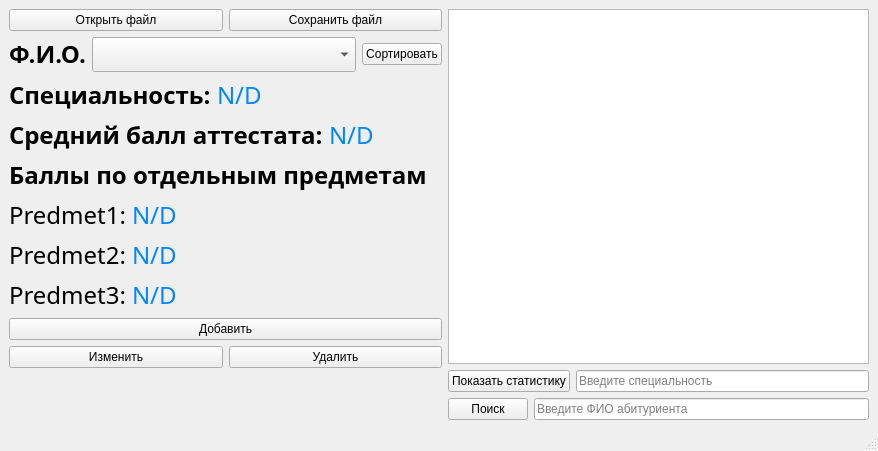
<?xml version="1.0" encoding="UTF-8"?>
<ui version="4.0">
 <class>MainWindow</class>
 <widget class="QMainWindow" name="MainWindow">
  <property name="geometry">
   <rect>
    <x>0</x>
    <y>0</y>
    <width>878</width>
    <height>451</height>
   </rect>
  </property>
  <property name="windowTitle">
   <string>MainWindow</string>
  </property>
  <widget class="QWidget" name="centralwidget">
   <layout class="QHBoxLayout" name="horizontalLayout_5">
    <item>
     <layout class="QGridLayout" name="gridLayout">
      <item row="0" column="0">
       <layout class="QVBoxLayout" name="verticalLayout_8">
        <property name="sizeConstraint">
         <enum>QLayout::SetFixedSize</enum>
        </property>
        <item>
         <layout class="QVBoxLayout" name="verticalLayout_2">
          <item>
           <layout class="QHBoxLayout" name="horizontalLayout_20">
            <item>
             <widget class="QPushButton" name="pushButton_openFile">
              <property name="enabled">
               <bool>true</bool>
              </property>
              <property name="text">
               <string>Открыть файл</string>
              </property>
             </widget>
            </item>
            <item>
             <widget class="QPushButton" name="pushButton">
              <property name="text">
               <string>Сохранить файл</string>
              </property>
             </widget>
            </item>
           </layout>
          </item>
          <item>
           <layout class="QHBoxLayout" name="horizontalLayout">
            <item>
             <widget class="QLabel" name="label">
              <property name="sizePolicy">
               <sizepolicy hsizetype="Fixed" vsizetype="Fixed">
                <horstretch>0</horstretch>
                <verstretch>0</verstretch>
               </sizepolicy>
              </property>
              <property name="font">
               <font>
                <family>Museo Sans Cyrl</family>
                <pointsize>18</pointsize>
                <bold>true</bold>
               </font>
              </property>
              <property name="text">
               <string>Ф.И.О.</string>
              </property>
              <property name="alignment">
               <set>Qt::AlignLeading|Qt::AlignLeft|Qt::AlignVCenter</set>
              </property>
             </widget>
            </item>
            <item>
             <layout class="QVBoxLayout" name="verticalLayout">
              <item>
               <spacer name="horizontalSpacer">
                <property name="orientation">
                 <enum>Qt::Horizontal</enum>
                </property>
                <property name="sizeType">
                 <enum>QSizePolicy::Fixed</enum>
                </property>
                <property name="sizeHint" stdset="0">
                 <size>
                  <width>350</width>
                  <height>0</height>
                 </size>
                </property>
               </spacer>
              </item>
              <item>
               <layout class="QHBoxLayout" name="horizontalLayout_22">
                <item>
                 <widget class="QComboBox" name="comboBox_FIO">
                  <property name="sizePolicy">
                   <sizepolicy hsizetype="Expanding" vsizetype="Fixed">
                    <horstretch>0</horstretch>
                    <verstretch>0</verstretch>
                   </sizepolicy>
                  </property>
                  <property name="font">
                   <font>
                    <family>Museo Sans Cyrl</family>
                    <pointsize>14</pointsize>
                   </font>
                  </property>
                  <property name="editable">
                   <bool>false</bool>
                  </property>
                 </widget>
                </item>
                <item>
                 <widget class="QPushButton" name="pushButton_sort">
                  <property name="enabled">
                   <bool>true</bool>
                  </property>
                  <property name="text">
                   <string>Сортировать</string>
                  </property>
                 </widget>
                </item>
               </layout>
              </item>
             </layout>
            </item>
           </layout>
          </item>
          <item>
           <layout class="QHBoxLayout" name="horizontalLayout_14">
            <item>
             <widget class="QLabel" name="label_21">
              <property name="font">
               <font>
                <family>Museo Sans Cyrl</family>
                <pointsize>18</pointsize>
                <bold>true</bold>
               </font>
              </property>
              <property name="text">
               <string>Специальность:</string>
              </property>
             </widget>
            </item>
            <item>
             <widget class="QLabel" name="label_major">
              <property name="font">
               <font>
                <family>Museo Sans Cyrl</family>
                <pointsize>18</pointsize>
               </font>
              </property>
              <property name="styleSheet">
               <string notr="true">color: rgb(0, 135, 255)</string>
              </property>
              <property name="text">
               <string>N/D</string>
              </property>
             </widget>
            </item>
            <item>
             <spacer name="horizontalSpacer_4">
              <property name="orientation">
               <enum>Qt::Horizontal</enum>
              </property>
              <property name="sizeHint" stdset="0">
               <size>
                <width>40</width>
                <height>20</height>
               </size>
              </property>
             </spacer>
            </item>
           </layout>
          </item>
          <item>
           <layout class="QHBoxLayout" name="horizontalLayout_2">
            <item>
             <widget class="QLabel" name="label_2">
              <property name="font">
               <font>
                <family>Museo Sans Cyrl</family>
                <pointsize>18</pointsize>
                <bold>true</bold>
               </font>
              </property>
              <property name="text">
               <string>Средний балл аттестата:</string>
              </property>
             </widget>
            </item>
            <item>
             <widget class="QLabel" name="label_avMark">
              <property name="font">
               <font>
                <family>Museo Sans Cyrl</family>
                <pointsize>18</pointsize>
               </font>
              </property>
              <property name="styleSheet">
               <string notr="true">color: rgb(0, 135, 255)</string>
              </property>
              <property name="text">
               <string>N/D</string>
              </property>
             </widget>
            </item>
            <item>
             <spacer name="horizontalSpacer_6">
              <property name="orientation">
               <enum>Qt::Horizontal</enum>
              </property>
              <property name="sizeHint" stdset="0">
               <size>
                <width>40</width>
                <height>20</height>
               </size>
              </property>
             </spacer>
            </item>
           </layout>
          </item>
          <item>
           <widget class="QLabel" name="label_3">
            <property name="font">
             <font>
              <family>Museo Sans Cyrl</family>
              <pointsize>18</pointsize>
              <bold>true</bold>
              <underline>false</underline>
             </font>
            </property>
            <property name="text">
             <string>Баллы по отдельным предметам</string>
            </property>
            <property name="textFormat">
             <enum>Qt::AutoText</enum>
            </property>
            <property name="alignment">
             <set>Qt::AlignLeading|Qt::AlignLeft|Qt::AlignVCenter</set>
            </property>
            <property name="margin">
             <number>0</number>
            </property>
            <property name="indent">
             <number>-1</number>
            </property>
           </widget>
          </item>
          <item>
           <layout class="QHBoxLayout" name="horizontalLayout_11">
            <property name="sizeConstraint">
             <enum>QLayout::SetDefaultConstraint</enum>
            </property>
            <item>
             <widget class="QLabel" name="label_subj1">
              <property name="font">
               <font>
                <family>Museo Sans Cyrl</family>
                <pointsize>18</pointsize>
               </font>
              </property>
              <property name="text">
               <string>Predmet1:</string>
              </property>
              <property name="alignment">
               <set>Qt::AlignRight|Qt::AlignTrailing|Qt::AlignVCenter</set>
              </property>
             </widget>
            </item>
            <item>
             <widget class="QLabel" name="label_mark1">
              <property name="font">
               <font>
                <family>Museo Sans Cyrl</family>
                <pointsize>18</pointsize>
               </font>
              </property>
              <property name="styleSheet">
               <string notr="true">color: rgb(0, 135, 255)</string>
              </property>
              <property name="text">
               <string>N/D</string>
              </property>
             </widget>
            </item>
            <item>
             <spacer name="horizontalSpacer_7">
              <property name="orientation">
               <enum>Qt::Horizontal</enum>
              </property>
              <property name="sizeHint" stdset="0">
               <size>
                <width>40</width>
                <height>20</height>
               </size>
              </property>
             </spacer>
            </item>
           </layout>
          </item>
          <item>
           <layout class="QHBoxLayout" name="horizontalLayout_4">
            <property name="sizeConstraint">
             <enum>QLayout::SetDefaultConstraint</enum>
            </property>
            <item>
             <widget class="QLabel" name="label_subj2">
              <property name="font">
               <font>
                <family>Museo Sans Cyrl</family>
                <pointsize>18</pointsize>
                <italic>false</italic>
                <bold>false</bold>
                <kerning>true</kerning>
               </font>
              </property>
              <property name="text">
               <string>Predmet2:</string>
              </property>
              <property name="alignment">
               <set>Qt::AlignRight|Qt::AlignTrailing|Qt::AlignVCenter</set>
              </property>
             </widget>
            </item>
            <item>
             <widget class="QLabel" name="label_mark2">
              <property name="font">
               <font>
                <family>Museo Sans Cyrl</family>
                <pointsize>18</pointsize>
               </font>
              </property>
              <property name="styleSheet">
               <string notr="true">color: rgb(0, 135, 255)</string>
              </property>
              <property name="text">
               <string>N/D</string>
              </property>
             </widget>
            </item>
            <item>
             <spacer name="horizontalSpacer_3">
              <property name="orientation">
               <enum>Qt::Horizontal</enum>
              </property>
              <property name="sizeHint" stdset="0">
               <size>
                <width>40</width>
                <height>20</height>
               </size>
              </property>
             </spacer>
            </item>
           </layout>
          </item>
          <item>
           <layout class="QHBoxLayout" name="horizontalLayout_10">
            <item>
             <widget class="QLabel" name="label_subj3">
              <property name="font">
               <font>
                <family>Museo Sans Cyrl</family>
                <pointsize>18</pointsize>
               </font>
              </property>
              <property name="text">
               <string>Predmet3:</string>
              </property>
              <property name="alignment">
               <set>Qt::AlignRight|Qt::AlignTrailing|Qt::AlignVCenter</set>
              </property>
             </widget>
            </item>
            <item>
             <widget class="QLabel" name="label_mark3">
              <property name="font">
               <font>
                <family>Museo Sans Cyrl</family>
                <pointsize>18</pointsize>
               </font>
              </property>
              <property name="styleSheet">
               <string notr="true">color: rgb(0, 135, 255)</string>
              </property>
              <property name="text">
               <string>N/D</string>
              </property>
             </widget>
            </item>
            <item>
             <spacer name="horizontalSpacer_8">
              <property name="orientation">
               <enum>Qt::Horizontal</enum>
              </property>
              <property name="sizeHint" stdset="0">
               <size>
                <width>40</width>
                <height>20</height>
               </size>
              </property>
             </spacer>
            </item>
           </layout>
          </item>
         </layout>
        </item>
        <item>
         <layout class="QVBoxLayout" name="verticalLayout_5">
          <item>
           <layout class="QVBoxLayout" name="verticalLayout_3"/>
          </item>
          <item>
           <layout class="QGridLayout" name="gridLayout_2">
            <item row="0" column="0" colspan="2">
             <widget class="QPushButton" name="pushButton_add">
              <property name="enabled">
               <bool>true</bool>
              </property>
              <property name="text">
               <string>Добавить</string>
              </property>
             </widget>
            </item>
            <item row="1" column="0">
             <widget class="QPushButton" name="pushButton_change">
              <property name="enabled">
               <bool>true</bool>
              </property>
              <property name="text">
               <string>Изменить</string>
              </property>
             </widget>
            </item>
            <item row="1" column="1">
             <widget class="QPushButton" name="pushButton_delete">
              <property name="enabled">
               <bool>true</bool>
              </property>
              <property name="text">
               <string>Удалить</string>
              </property>
             </widget>
            </item>
           </layout>
          </item>
          <item>
           <spacer name="verticalSpacer">
            <property name="orientation">
             <enum>Qt::Vertical</enum>
            </property>
            <property name="sizeHint" stdset="0">
             <size>
              <width>20</width>
              <height>40</height>
             </size>
            </property>
           </spacer>
          </item>
         </layout>
        </item>
       </layout>
      </item>
      <item row="0" column="1">
       <layout class="QVBoxLayout" name="verticalLayout_10">
        <property name="sizeConstraint">
         <enum>QLayout::SetMaximumSize</enum>
        </property>
        <item>
         <spacer name="horizontalSpacer_5">
          <property name="orientation">
           <enum>Qt::Horizontal</enum>
          </property>
          <property name="sizeType">
           <enum>QSizePolicy::Expanding</enum>
          </property>
          <property name="sizeHint" stdset="0">
           <size>
            <width>386</width>
            <height>0</height>
           </size>
          </property>
         </spacer>
        </item>
        <item>
         <widget class="QPlainTextEdit" name="plainTextEdit">
          <property name="autoFillBackground">
           <bool>false</bool>
          </property>
          <property name="readOnly">
           <bool>true</bool>
          </property>
          <property name="plainText">
           <string/>
          </property>
          <property name="backgroundVisible">
           <bool>false</bool>
          </property>
          <property name="placeholderText">
           <string>Типа не бесполезный</string>
          </property>
         </widget>
        </item>
        <item>
         <layout class="QHBoxLayout" name="horizontalLayout_17">
          <item>
           <widget class="QPushButton" name="pushButton_showStat">
            <property name="text">
             <string>Показать статистику</string>
            </property>
           </widget>
          </item>
          <item>
           <widget class="QLineEdit" name="lineEdit_stat">
            <property name="dragEnabled">
             <bool>false</bool>
            </property>
            <property name="placeholderText">
             <string>Введите специальность</string>
            </property>
            <property name="clearButtonEnabled">
             <bool>false</bool>
            </property>
           </widget>
          </item>
         </layout>
        </item>
        <item>
         <layout class="QHBoxLayout" name="horizontalLayout_16">
          <item>
           <widget class="QPushButton" name="pushButton_search">
            <property name="text">
             <string>Поиск</string>
            </property>
           </widget>
          </item>
          <item>
           <widget class="QLineEdit" name="lineEdit_FIO">
            <property name="dragEnabled">
             <bool>false</bool>
            </property>
            <property name="placeholderText">
             <string>Введите ФИО абитуриента</string>
            </property>
           </widget>
          </item>
         </layout>
        </item>
       </layout>
      </item>
     </layout>
    </item>
   </layout>
  </widget>
  <widget class="QStatusBar" name="statusbar"/>
 </widget>
 <resources/>
 <connections/>
</ui>
